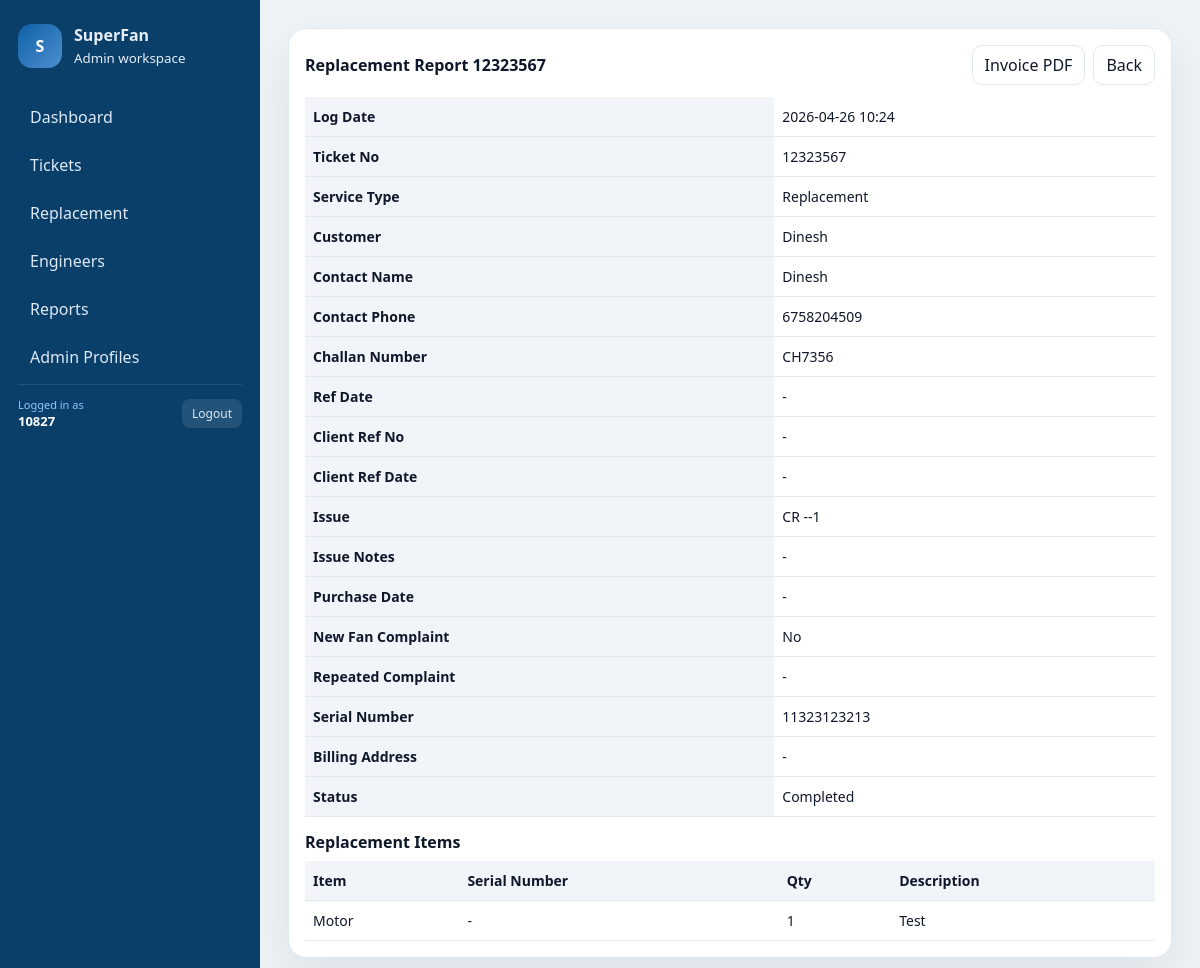
The app's page /panel/reports/replacement/17/ (signed in) with its own data.
### core/models.py (models this page shows, shortened)
class Replacement(models.Model):
    ticket = models.OneToOneField(Ticket, on_delete=models.CASCADE, related_name='replacement')
    created_by = models.ForeignKey(settings.AUTH_USER_MODEL, on_delete=models.SET_NULL, null=True, blank=True, related_name='created_replacements')
    subject = models.CharField(max_length=150, blank=True)
    ref_date = models.DateField(null=True, blank=True)
    client_ref_date = models.DateField(null=True, blank=True)
    ref_number = models.CharField(max_length=80, blank=True)
    custom_challan_number = models.CharField(max_length=80, blank=True, editable=False)
    client_ref_number = models.CharField(max_length=80, blank=True)
    organization_name = models.CharField(max_length=120, blank=True)
    contact_name = models.CharField(max_length=120, blank=True)
    contact_phone = models.CharField(max_length=30, blank=True)
    category = models.CharField(max_length=120, blank=True)
    billing_city = models.CharField(max_length=120, blank=True)
    billing_state = models.CharField(max_length=120, blank=True)
    billing_country = models.CharField(max_length=120, blank=True)
    billing_address = models.TextField(blank=True)
    billing_postal_code = models.CharField(max_length=20, blank=True)
    item_name = models.CharField(max_length=150, blank=True)
    item_description = models.TextField(blank=True)
    quantity = models.PositiveIntegerField(default=1)
    currency = models.CharField(max_length=40, default='India, Rupees')
    tax_mode = models.CharField(max_length=40, default='Group')
    status = models.CharField(max_length=20, choices=ReplacementStatus.choices, default=ReplacementStatus.DRAFT)
    created_at = models.DateTimeField(auto_now_add=True)
    updated_at = models.DateTimeField(auto_now=True)
    class Meta:
        ordering = ('-updated_at', '-created_at')

class Ticket(models.Model):
    ticket_id = models.CharField(max_length=30, unique=True, blank=True)
    customer = models.ForeignKey(Customer, on_delete=models.PROTECT, related_name='tickets')
    location = models.CharField(max_length=120)
    issue = models.TextField()
    issue_notes = models.TextField(blank=True)
    model = models.CharField(max_length=120, blank=True)
    serial_number = models.CharField(max_length=120, blank=True)
    mfg_date = models.DateField(null=True, blank=True)
    purchase_date = models.DateField(null=True, blank=True)
    new_fan_complaint = models.BooleanField(default=False)
    repeated_complaint_count = models.PositiveIntegerField(null=True, blank=True)
    service_type = models.CharField(max_length=20, choices=TicketServiceType.choices, default=TicketServiceType.ONSITE)
    status = models.CharField(max_length=20, choices=TicketStatus.choices, default=TicketStatus.OPEN)
    assigned_engineer = models.ForeignKey(EngineerProfile, on_delete=models.SET_NULL, null=True, blank=True, related_name='tickets')
    created_by = models.ForeignKey(settings.AUTH_USER_MODEL, on_delete=models.SET_NULL, null=True, blank=True, related_name='created_tickets')
    created_at = models.DateTimeField(auto_now_add=True)
    assigned_at = models.DateTimeField(null=True, blank=True)
    started_at = models.DateTimeField(null=True, blank=True)
    completed_at = models.DateTimeField(null=True, blank=True)
    qr_code = models.CharField(max_length=120, blank=True)

class Customer(models.Model):
    name = models.CharField(max_length=120)
    address = models.CharField(max_length=255, blank=True)
    contact_name = models.CharField(max_length=120, blank=True)
    contact_phone = models.CharField(max_length=30, blank=True)
    active = models.BooleanField(default=True)
    created_at = models.DateTimeField(auto_now_add=True)

class ReplacementLineItem(models.Model):
    replacement = models.ForeignKey(Replacement, on_delete=models.CASCADE, related_name='line_items')
    item_name = models.CharField(max_length=150)
    item_description = models.TextField(blank=True)
    quantity = models.PositiveIntegerField(default=1)
    serial_number = models.CharField(max_length=120, blank=True)
    sort_order = models.PositiveIntegerField(default=0)
    created_at = models.DateTimeField(auto_now_add=True)
    updated_at = models.DateTimeField(auto_now=True)
    class Meta:
        ordering = ('sort_order', 'id')

### core/panel_views.py (the view)
# urls.py: path("reports/replacement/<int:ticket_id>/", panel_views.panel_replacement_report_detail, name="panel_replacement_report_detail"),
@login_required(login_url="/panel/login/")
def panel_replacement_report_detail(request, ticket_id):
    if not request.user.is_staff:
        return redirect("panel:panel_login")
    replacement = get_object_or_404(
        Replacement.objects.select_related("ticket", "ticket__customer").prefetch_related("line_items"),
        ticket_id=ticket_id,
        status=ReplacementStatus.COMPLETED,
    )
    return render(
        request,
        "panel/replacement_report_detail.html",
        {
            "replacement": replacement,
            "page_title": f"Replacement Report {replacement.ticket.ticket_id}",
        },
    )

### support_backend/template_flags.py (called while the page is built)
def panel_flags(request):
    return {
        "PANEL_SHOW_FILTERS": getattr(settings, "PANEL_SHOW_FILTERS", True),
        "PANEL_SHOW_ENGINEER_ADD": getattr(settings, "PANEL_SHOW_ENGINEER_ADD", True),
        "PANEL_SHOW_ADMIN_LINK": getattr(settings, "PANEL_SHOW_ADMIN_LINK", True),
    }

### templates/panel/replacement_report_detail.html (shortened to what this page needs)
{% extends "panel/base.html" %}
{% block content %}
  <div class="card">
    <div style="display:flex;align-items:center;justify-content:space-between;">
      <strong>Replacement Report {{ replacement.ticket.ticket_id }}</strong>
      <div style="display:flex;gap:8px;">
        <a class="btn" href="{% url 'panel:panel_replacement_invoice' replacement.ticket.id %}" target="_blank" rel="noopener">Invoice PDF</a>
        <a class="btn" href="/panel/reports/">Back</a>
      </div>
    </div>
    <div style="margin-top:12px;">
      <table class="table">
        <tbody>
          <tr><th>Log Date</th><td>{{ replacement.updated_at|date:"Y-m-d H:i" }}</td></tr>
          <tr><th>Ticket No</th><td>{{ replacement.ticket.ticket_id }}</td></tr>
          <tr><th>Service Type</th><td>{{ replacement.ticket.get_service_type_display }}</td></tr>
          <tr><th>Customer</th><td>{{ replacement.ticket.customer.name|default:"-" }}</td></tr>
          <tr><th>Contact Name</th><td>{{ replacement.contact_name|default:replacement.ticket.customer.name }}</td></tr>
          <tr><th>Contact Phone</th><td>{{ replacement.contact_phone|default:replacement.ticket.customer.contact_phone|default:"-" }}</td></tr>
          <tr><th>Challan Number</th><td>{{ replacement.custom_challan_number|default:replacement.ticket.ticket_id|default:"-" }}</td></tr>
          <tr><th>Ref Date</th><td>{{ replacement.ref_date|date:"Y-m-d"|default:"-" }}</td></tr>
          <tr><th>Client Ref No</th><td>{{ replacement.client_ref_number|default:"-" }}</td></tr>
          <tr><th>Client Ref Date</th><td>{{ replacement.client_ref_date|date:"Y-m-d"|default:"-" }}</td></tr>
          <tr><th>Issue</th><td>{{ replacement.ticket.issue|default:"-" }}</td></tr>
          <tr><th>Issue Notes</th><td>{{ replacement.ticket.issue_notes|default:"-" }}</td></tr>
          <tr><th>Purchase Date</th><td>{{ replacement.ticket.purchase_date|date:"Y-m-d"|default:"-" }}</td></tr>
          <tr><th>New Fan Complaint</th><td>{% if replacement.ticket.new_fan_complaint %}Yes{% else %}No{% endif %}</td></tr>
          <tr><th>Repeated Complaint</th><td>{{ replacement.ticket.repeated_complaint_count|default:"-" }}</td></tr>
          <tr><th>Serial Number</th><td>{{ replacement.ticket.serial_number|default:"-" }}</td></tr>
          <tr><th>Billing Address</th><td>{{ replacement.billing_address|default:"-" }}</td></tr>
          <tr><th>Status</th><td>{{ replacement.get_status_display }}</td></tr>
        </tbody>
      </table>
    </div>
    <div style="margin-top:14px;">
      <strong>Replacement Items</strong>
      <div style="margin-top:8px;overflow:auto;">
        <table class="table">
          <thead>
            <tr>
              <th>Item</th>
              <th>Serial Number</th>
              <th>Qty</th>
              <th>Description</th>
            </tr>
          </thead>
          <tbody>
            {% for item in replacement.line_items.all %}
              <tr>
                <td>{{ item.item_name }}</td>
                <td>{{ item.serial_number|default:"-" }}</td>
                <td>{{ item.quantity }}</td>
                <td>{{ item.item_description|default:"-" }}</td>
              </tr>
            {% endfor %}
          </tbody>
        </table>
      </div>
    </div>
  </div>
{% endblock %}

### templates/panel/base.html (shortened to what this page needs)
{% load static %}
<!DOCTYPE html>
<html lang="en">
  <head>
  </head>
  <body>
    <div class="shell">
      <aside class="sidebar">
        <div class="brand">
          <div class="brand-badge">S</div>
          <div>
            <div style="font-weight:700;">SuperFan</div>
            <small>Admin workspace</small>
          </div>
        </div>
        <nav class="nav">
          <a href="/panel/" class="{% if page_title == 'Dashboard' %}active{% endif %}">Dashboard</a>
          <a href="/panel/tickets/" class="{% if page_title == 'Tickets' %}active{% endif %}">Tickets</a>
          <a href="/panel/replacements/" class="{% if page_title == 'Replacement' %}active{% endif %}">Replacement</a>
          <a href="/panel/engineers/" class="{% if page_title == 'Engineers' %}active{% endif %}">Engineers</a>
          <a href="/panel/reports/" class="{% if page_title == 'Reports' %}active{% endif %}">Reports</a>
          <a href="/panel/admins/" class="{% if page_title == 'Admin Profiles' %}active{% endif %}">Admin Profiles</a>
          <div style="margin-top:auto;padding-top:12px;border-top:1px solid rgba(255,255,255,0.1);display:flex;align-items:center;justify-content:space-between;gap:8px;">
            <div>
              <div style="font-size:11px;color:#93c5fd;">Logged in as</div>
              <div style="font-weight:600;color:white;font-size:13px;">{{ user.get_full_name|default:user.username }}</div>
            </div>
            <a href="/panel/logout/" onclick="document.getElementById('logout-modal').style.display='flex';return false;" style="padding:6px 10px;background:rgba(255,255,255,0.1);border-radius:8px;color:#dde9f5;font-size:12px;">Logout</a>
          </div>
        </nav>
      </aside>
      <main class="content">
        {% block content %}{% endblock %}
      </main>
    </div>
  </body>
</html>

### templates/panel/base.html (style rules this page uses)
:root { --bg: #eef3f7; --surface: #ffffff; --muted: #64748b; --ink: #0f172a; --accent: #0e61a5; --accent-2: #4c8fd0; --border: #e2e8f0; --shadow: 0 20px 50px rgba(15, 23, 42, 0.08); }
* { box-sizing: border-box; }
body { margin: 0; font-family: "Segoe UI", system-ui, -apple-system, sans-serif; background: var(--bg); color: var(--ink); overflow: hidden; }
.shell { display: grid; grid-template-columns: 260px 1fr; height: 100vh; }
.sidebar { background: #0a3f6a; color: #e6eef7; padding: 24px 18px; overflow-y: auto; }
.brand { display: flex; align-items: center; gap: 12px; margin-bottom: 28px; }
.brand-badge { width: 44px; height: 44px; border-radius: 14px; background: linear-gradient(135deg, #0e61a5, #4c8fd0); display: grid; place-items: center; color: white; font-weight: 700; }
.nav { display: grid; gap: 6px; }
.nav a { color: #dde9f5; text-decoration: none; padding: 10px 12px; border-radius: 12px; display: flex; align-items: center; gap: 8px; }
.content { padding: 28px; overflow-y: auto; }
.card { background: var(--surface); border: 1px solid var(--border); border-radius: 18px; padding: 16px; box-shadow: var(--shadow); }
.table { width: 100%; border-collapse: collapse; font-size: 14px; }
.table th, .table td { padding: 10px 8px; border-bottom: 1px solid var(--border); text-align: left; }
.table th { color: #0f172a; font-weight: 700; background: #f1f5f9; }
.btn { display: inline-flex; align-items: center; gap: 6px; padding: 8px 12px; border-radius: 10px; border: 1px solid var(--border); text-decoration: none; color: var(--ink); background: white; }

### records on screen
Replacement: ticket.ticket_id "12323567", updated_at "2026-04-26 10:24", ticket.service_type "Replacement", ticket.customer.name "Dinesh", contact_name "Dinesh", contact_phone "6758204509", custom_challan_number "CH7356", ref_date "-", client_ref_number "-", client_ref_date "-", ticket.issue "CR --1", ticket.issue_notes "-", ticket.purchase_date "-", ticket.repeated_complaint_count "-", ticket.serial_number "11323123213", billing_address "-", status "Completed"
ReplacementLineItem: item_name "Motor", serial_number "-", quantity "1", item_description "Test"

### other values on screen
{{ user.get_full_name|default:user.username }} "10827"
